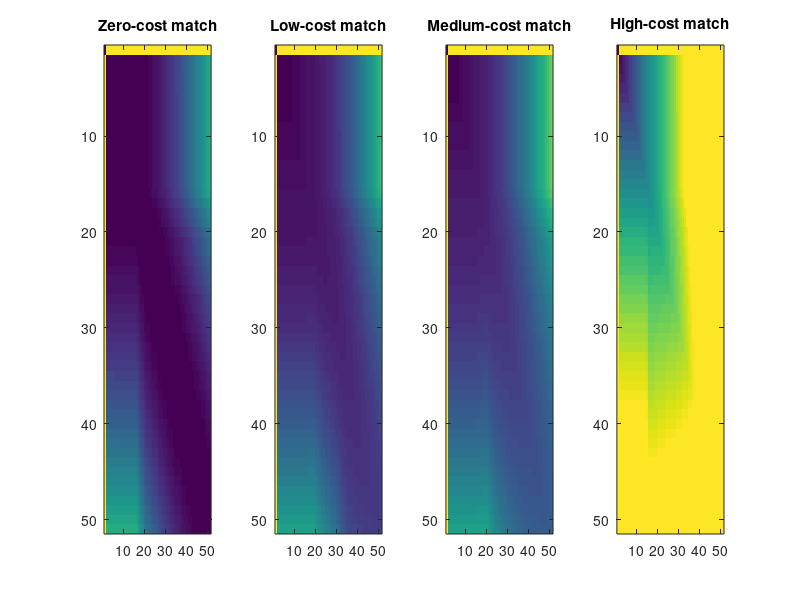

The MATLAB source for this figure:
clear;
clc;
num_figures = 8;
width = num_figures / 2;
height = 2;
figure();
m0 = csvread('dtw0.csv');
m1 = csvread('dtw1.csv');
m2 = csvread('dtw2.csv');
m3 = csvread('dtw3.csv');
subplot(1,4,1), image(m0), title('Zero-cost match');
subplot(1,4,2), image(m1), title('Low-cost match');
subplot(1,4,3), image(m2), title('Medium-cost match');
subplot(1,4,4), image(m3), title('High-cost match');